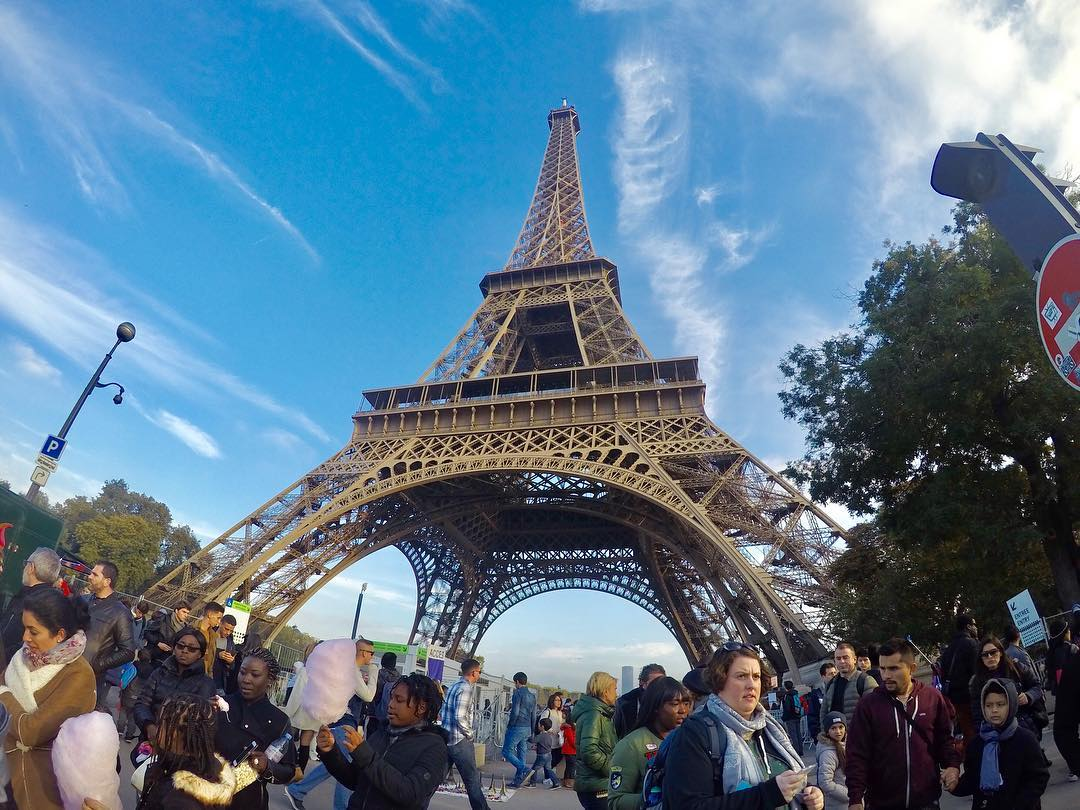
#> input picture extra/eiffel.jpg, 1080 x 810 px
$ python floydsteinberg-copy.py
#> lines starting #> are read from the running program, lines starting #| are printed output that depends on the picture
from PIL import Image

old_img = Image.open("eiffel.jpg")
#> old_img is the input picture: PIL image 1080x810 RGB; mean R, G, B 91.3, 120.7, 142.5
scale = 1
print((int(old_img.width * scale), int(old_img.height * scale)))
#| (1080, 810)
old_img = old_img.resize((int(old_img.width * scale), int(old_img.height * scale)))

palette = [161,206,143,240,235,23,122,54,68,38,154,210,122,156,191,136,235,198,225,2,170,246,96,206]
# palette = [127, 127, 127, 255, 255, 255]
# palette = [0, 0, 0, 255, 255, 255]

# putpalette() always expects 256 * 3 ints.
for k in range(256 - int(len(palette) / 3)):
	for j in range(3):
		palette.append(palette[j])

palette_img = Image.new('P', (1, 1))
palette_img.putpalette(palette)
new_img = old_img.quantize(palette=palette_img, dither=True)
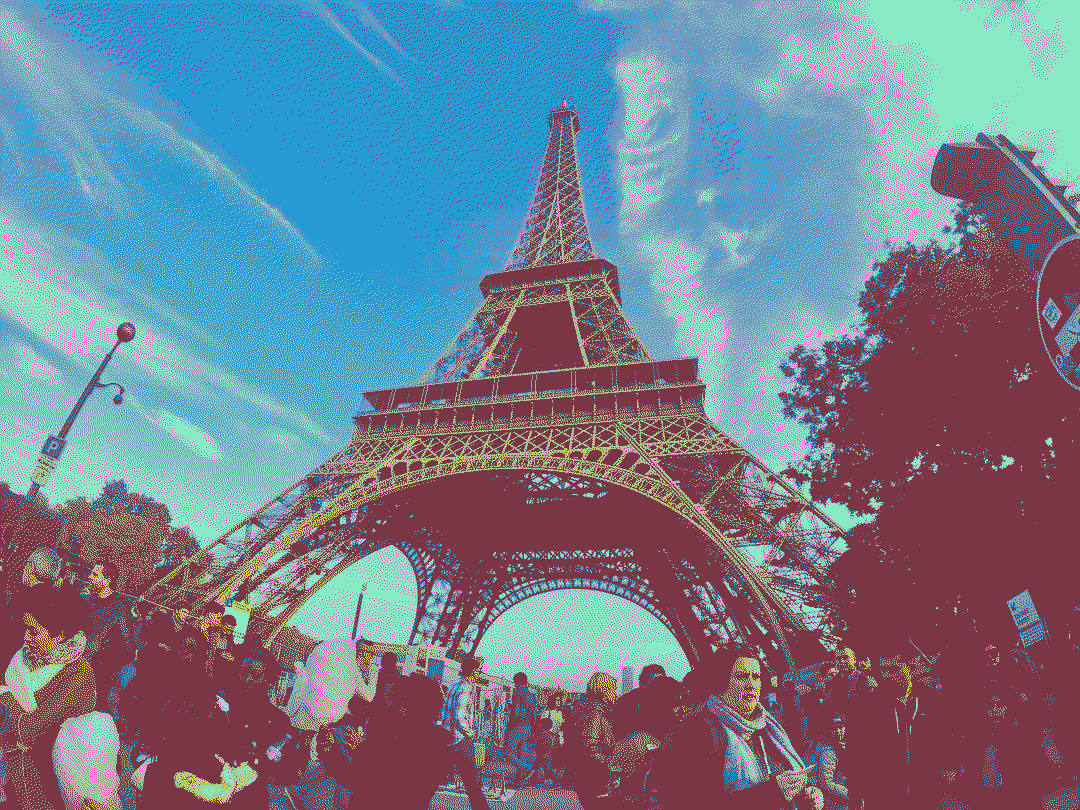
#> new_img: PIL image 1080x810 P; mean R, G, B 114.3, 126.2, 142.6
new_img.show()

$ run again, with extra/chars color.png saved as extra/eiffel.jpg
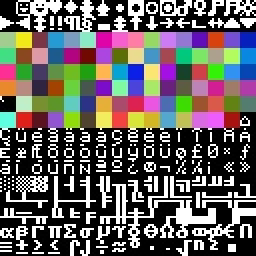
#> input picture extra/chars color.png, 128 x 128 px (shown 2 times larger)
#> old_img is the input picture: PIL image 128x128 RGB; mean R, G, B 103.5, 98.2, 96.9
#| (128, 128)
#> `new_img = old_img.quantize(palette=palette_img, dither=True)`:
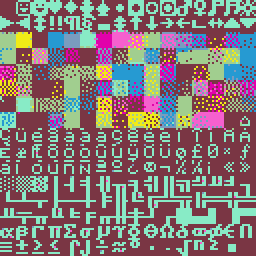
#> new_img: PIL image 128x128 P (shown 2 times larger); mean R, G, B 133.3, 117.9, 117.9
